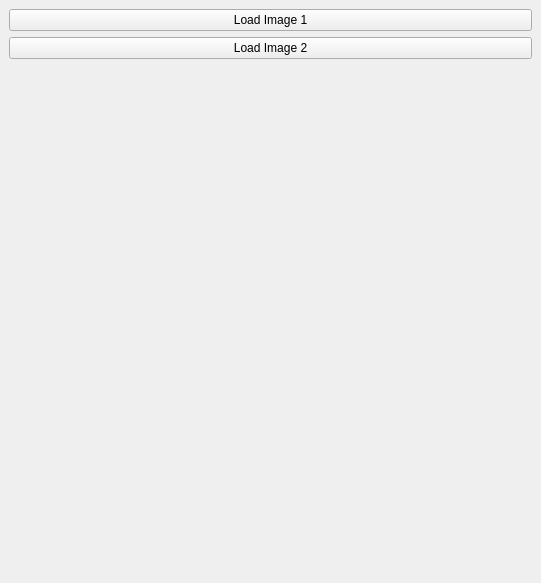
<?xml version="1.0" encoding="UTF-8"?>
<ui version="4.0">
 <class>SimpleView</class>
 <widget class="QMainWindow" name="SimpleView">
  <property name="geometry">
   <rect>
    <x>0</x>
    <y>0</y>
    <width>541</width>
    <height>583</height>
   </rect>
  </property>
  <property name="windowTitle">
   <string>SimpleView</string>
  </property>
  <widget class="QWidget" name="centralwidget">
   <layout class="QVBoxLayout" name="verticalLayout">
    <item>
     <widget class="QPushButton" name="pushButton1">
      <property name="text">
       <string>Load Image 1</string>
      </property>
     </widget>
    </item>
    <item>
     <widget class="QPushButton" name="pushButton2">
      <property name="text">
       <string>Load Image 2</string>
      </property>
     </widget>
    </item>

    <item>
     <widget class="QVTKWidget" name="qvtkWidget" native="true"/>
    </item>
   </layout>
  </widget>
  <action name="actionOpenFile">
   <property name="enabled">
    <bool>true</bool>
   </property>
   <property name="text">
    <string>Open File...</string>
   </property>
  </action>
  <action name="actionExit">
   <property name="text">
    <string>Exit</string>
   </property>
  </action>
  <action name="actionPrint">
   <property name="text">
    <string>Print</string>
   </property>
  </action>
  <action name="actionHelp">
   <property name="text">
    <string>Help</string>
   </property>
  </action>
  <action name="actionSave">
   <property name="text">
    <string>Save</string>
   </property>
  </action>
 </widget>
 <customwidgets>
  <customwidget>
   <class>QVTKWidget</class>
   <extends>QWidget</extends>
   <header>QVTKWidget.h</header>
  </customwidget>
 </customwidgets>
 <resources/>
 <connections/>
</ui>
